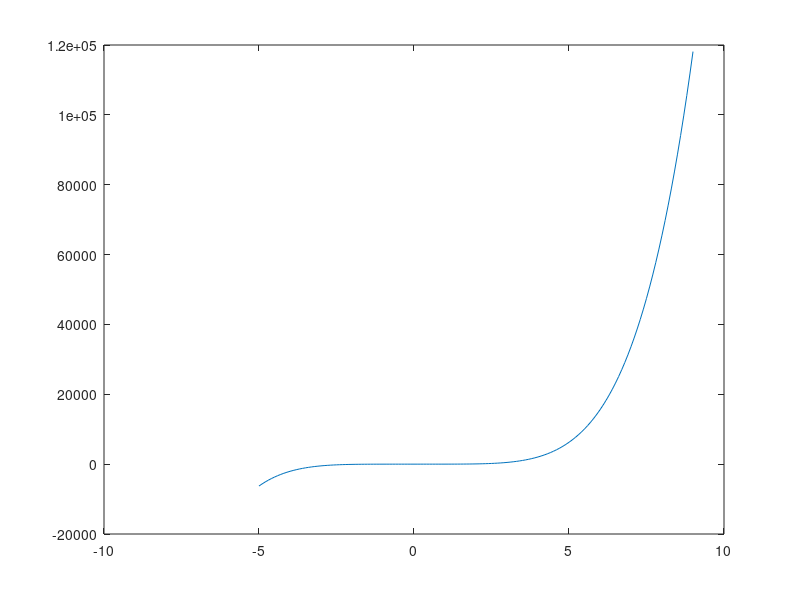

Recreate this plot in MATLAB.
clear
clc

% Vector Increment
x = -5 : .1 : 9;
y = [];
i = 1;

% Persamaan y = 2x^5 + 2x

while i <= length(x)
      y(i) = 2*x(i)^5 + 2*x(i);
      i = i + 1;
end

plot (x,y)
